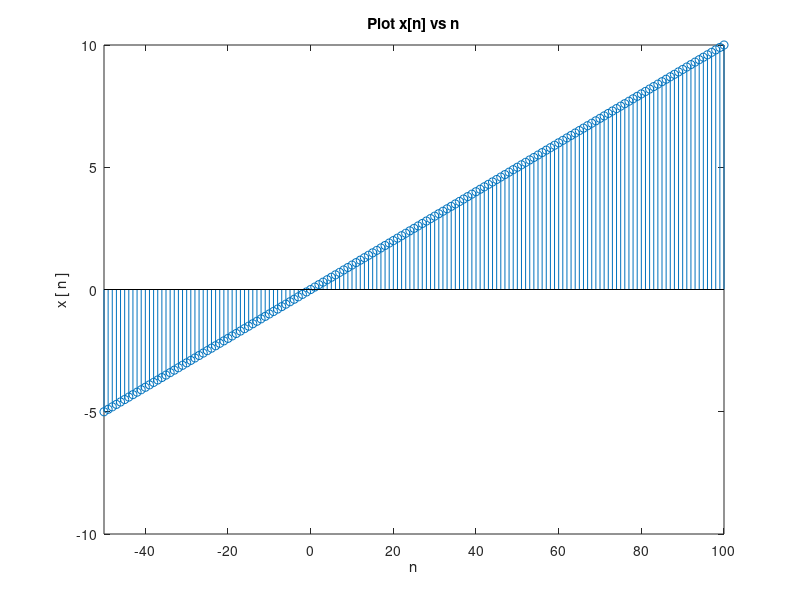
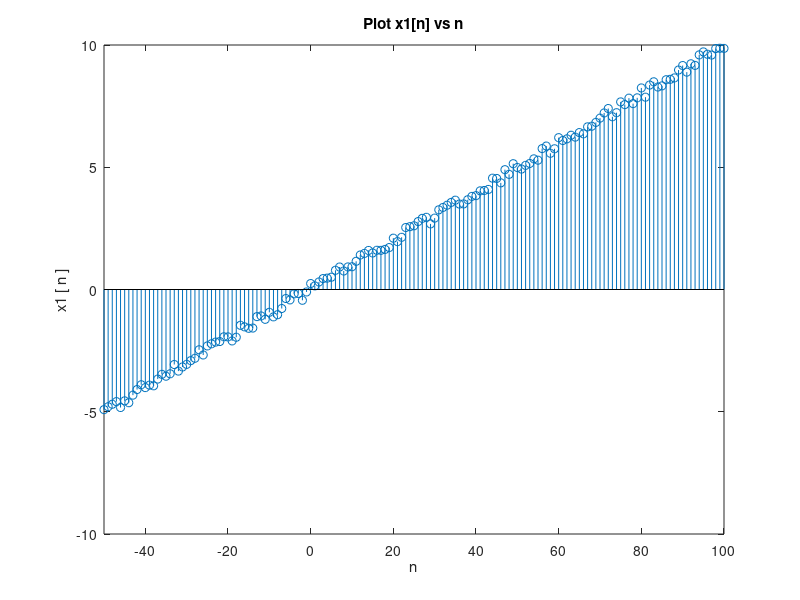
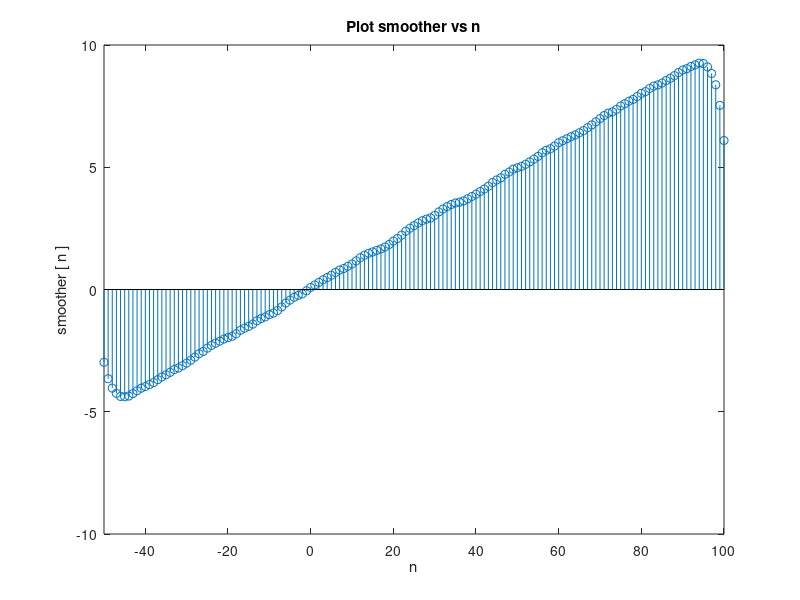

Here is the MATLAB script that generated these plots, in order:
% x

x = (-50:100) * 0.1;
n = -50:100;

figure;
stem(n, x);
xlim([n(1),n(end)]);
title('Plot x[n] vs n');
ylabel('x [ n ]');
xlabel('n');

% parameters for h[n] and noise

L = 20;
an = 0.5;
sigma = 0.5;

% noise

noise = an * (rand(1,151) - 0.5);

% h[n]

h_1 = 1:L;
C = 0;

for i = 1:L
    C = C + exp(-sigma * h_1(i));
    h_1(i) = exp(-sigma * h_1(i));
end

C = 1/ (2 * C + 1);
h_1 = C * h_1;
h_2 = fliplr(h_1);

h = [h_2 C h_1];

% x1[n] = x[n] + noise

x1 = x + noise;

figure;
stem(n, x1);
xlim([n(1),n(end)]);
title('Plot x1[n] vs n');
ylabel('x1 [ n ]');
xlabel('n');

% smoother

smoother = conv(x1, h, 'same');

figure;
stem(n, smoother);
xlim([n(1),n(end)]);
title('Plot smoother vs n');
ylabel('smoother [ n ]');
xlabel('n');
